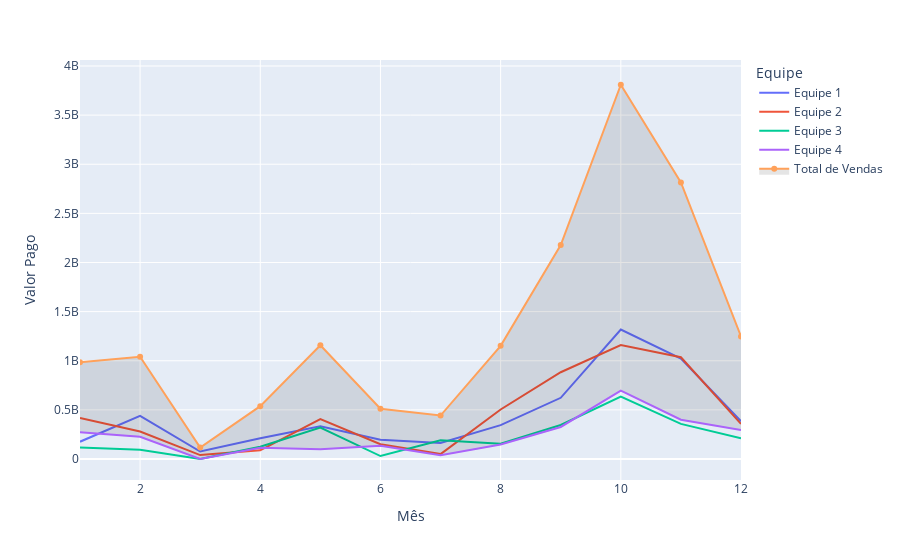

The cell this chart's notebook holds for it:
### Code cell
# Ganhos por mês separados por equipe:

base8 = base.groupby(['Mês', 'Equipe'])['Valor Pago'].sum().reset_index()
base8_group = base8.groupby('Mês')['Valor Pago'].sum().reset_index()


fig7 = px.line(base8, y="Valor Pago", x="Mês", color="Equipe")
fig7.add_trace(go.Scatter(y=base8_group["Valor Pago"], x=base8_group["Mês"], mode='lines+markers', fill='tonexty', fillcolor= 'rgba(0, 0, 0, 0.1)', name='Total de Vendas'))
fig7.show()

### Figure 1 — Plotly figure (JSON) as saved in the notebook; plotly's stock layout.template omitted (floating-point values rounded to 4 significant figures)
{"data": [{"hovertemplate": "Equipe=Equipe 1<br>Mês=%{x}<br>Valor Pago=%{y}<extra></extra>", "legendgroup": "Equipe 1", "line": {"color": "#636efa", "dash": "solid"}, "marker": {"symbol": "circle"}, "mode": "lines", "name": "Equipe 1", "orientation": "v", "showlegend": true, "type": "scatter", "x": [1, 2, 3, 4, 5, 6, 7, 8, 9, 10, 11, 12], "xaxis": "x", "y": [176000000, 440000000, 76000000, 212000000, 334000000, 196000000, 164000000, 345000000, 623000000, 1317000000, 1021000000, 384000000], "yaxis": "y"}, {"hovertemplate": "Equipe=Equipe 2<br>Mês=%{x}<br>Valor Pago=%{y}<extra></extra>", "legendgroup": "Equipe 2", "line": {"color": "#EF553B", "dash": "solid"}, "marker": {"symbol": "circle"}, "mode": "lines", "name": "Equipe 2", "orientation": "v", "showlegend": true, "type": "scatter", "x": [1, 2, 3, 4, 5, 6, 7, 8, 9, 10, 11, 12], "xaxis": "x", "y": [418000000, 280000000, 40000000, 88000000, 406000000, 150000000, 50000000, 504000000, 883000000, 1160000000, 1036000000, 357000000], "yaxis": "y"}, {"hovertemplate": "Equipe=Equipe 3<br>Mês=%{x}<br>Valor Pago=%{y}<extra></extra>", "legendgroup": "Equipe 3", "line": {"color": "#00cc96", "dash": "solid"}, "marker": {"symbol": "circle"}, "mode": "lines", "name": "Equipe 3", "orientation": "v", "showlegend": true, "type": "scatter", "x": [1, 2, 3, 4, 5, 6, 7, 8, 9, 10, 11, 12], "xaxis": "x", "y": [118000000, 94000000, 0, 124000000, 320000000, 30000000, 190000000, 155000000, 346000000, 635000000, 357000000, 210000000], "yaxis": "y"}, {"hovertemplate": "Equipe=Equipe 4<br>Mês=%{x}<br>Valor Pago=%{y}<extra></extra>", "legendgroup": "Equipe 4", "line": {"color": "#ab63fa", "dash": "solid"}, "marker": {"symbol": "circle"}, "mode": "lines", "name": "Equipe 4", "orientation": "v", "showlegend": true, "type": "scatter", "x": [1, 2, 3, 4, 5, 6, 7, 8, 9, 10, 11, 12], "xaxis": "x", "y": [272000000, 226000000, 0, 114000000, 98000000, 136000000, 38000000, 148000000, 326000000, 697000000, 400000000, 296000000], "yaxis": "y"}, {"fill": "tonexty", "fillcolor": "rgba(0, 0, 0, 0.1)", "mode": "lines+markers", "name": "Total de Vendas", "type": "scatter", "x": [1, 2, 3, 4, 5, 6, 7, 8, 9, 10, 11, 12], "y": [984000000, 1040000000, 116000000, 538000000, 1158000000, 512000000, 442000000, 1152000000, 2178000000, 3809000000, 2814000000, 1247000000]}], "layout": {"legend": {"title": {"text": "Equipe"}, "tracegroupgap": 0}, "margin": {"t": 60}, "xaxis": {"anchor": "y", "domain": [0, 1], "title": {"text": "Mês"}}, "yaxis": {"anchor": "x", "domain": [0, 1], "title": {"text": "Valor Pago"}}}}
